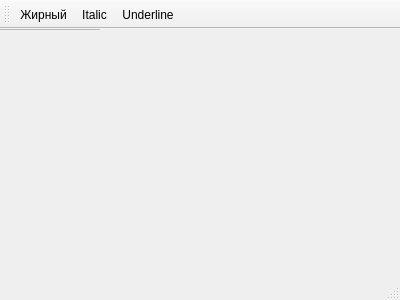
<?xml version="1.0" encoding="UTF-8"?>
<ui version="4.0">
 <class>MainWindow</class>
 <widget class="QMainWindow" name="MainWindow">
  <property name="geometry">
   <rect>
    <x>0</x>
    <y>0</y>
    <width>400</width>
    <height>300</height>
   </rect>
  </property>
  <property name="windowTitle">
   <string>Reactor 0.1</string>
  </property>
  <widget class="QTextEdit" name="centralWidget"/>
  <widget class="QMenuBar" name="menuBar">
   <property name="geometry">
    <rect>
     <x>0</x>
     <y>0</y>
     <width>400</width>
     <height>19</height>
    </rect>
   </property>
  </widget>
  <widget class="QToolBar" name="mainToolBar">
   <attribute name="toolBarArea">
    <enum>TopToolBarArea</enum>
   </attribute>
   <attribute name="toolBarBreak">
    <bool>false</bool>
   </attribute>
   <addaction name="actionBold"/>
   <addaction name="actionItalic"/>
   <addaction name="actionUnderline"/>
  </widget>
  <widget class="QStatusBar" name="statusBar"/>
  <action name="actionBold">
   <property name="icon">
    <iconset resource="reactor.qrc">
     <normaloff>:/reactor/images/textedit/text_bold.png</normaloff>:/reactor/images/textedit/text_bold.png</iconset>
   </property>
   <property name="text">
    <string>Жирный</string>
   </property>
  </action>
  <action name="actionItalic">
   <property name="icon">
    <iconset resource="reactor.qrc">
     <normaloff>:/reactor/images/textedit/text_italic.png</normaloff>:/reactor/images/textedit/text_italic.png</iconset>
   </property>
   <property name="text">
    <string>Italic</string>
   </property>
  </action>
  <action name="actionUnderline">
   <property name="icon">
    <iconset resource="reactor.qrc">
     <normaloff>:/reactor/images/textedit/text_underline.png</normaloff>:/reactor/images/textedit/text_underline.png</iconset>
   </property>
   <property name="text">
    <string>Underline</string>
   </property>
  </action>
 </widget>
 <layoutdefault spacing="6" margin="11"/>
 <resources>
  <include location="reactor.qrc"/>
 </resources>
 <connections/>
</ui>
